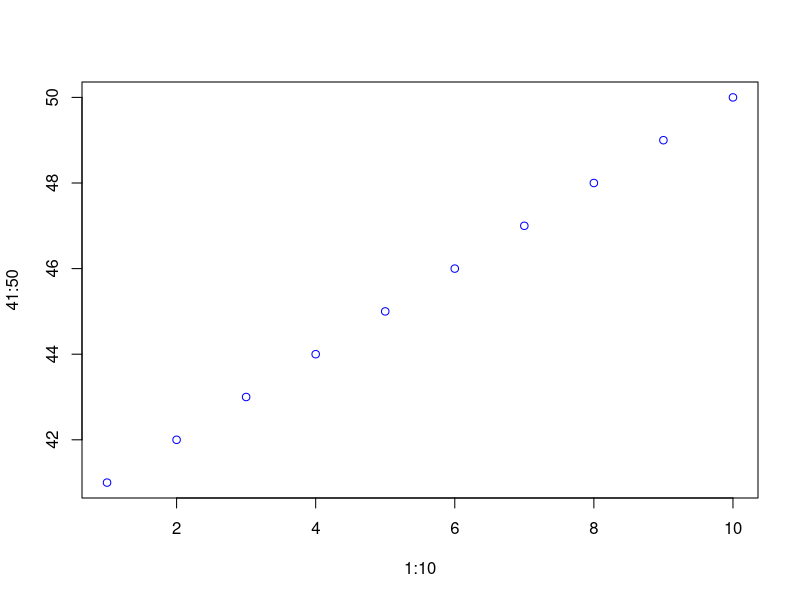

Write R code to recreate this figure.
## ---- chunk 1
plot(1:10, 41:50, col = "blue")
